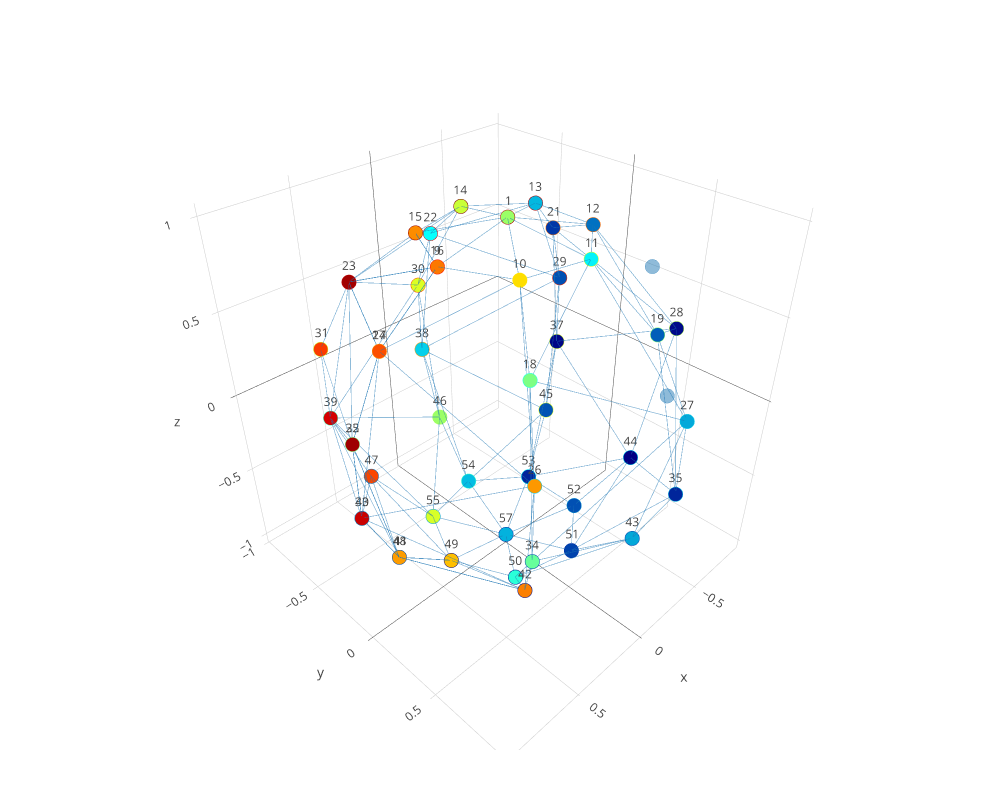

The code cell stored with this chart in its notebook:
### Markdown cell above
Now let' see the most persistent feature in $H_2$ (There's only 1 in this case).
<br>
We can see below a collection of 2-simplices. notice how although it looks like an n-dimensional polygon, it's not. Eirene shows an $h_2$ representative cycle, it's not a single traingle of a single polygon, but rather a mesh of triangles that form a closed surface. It’s typically a whole set of triangles whose boundary collectively cancels out. where the boundary 
$$
\partial_k \bigl[\sigma]
  \;=\;
  \sum_{i=0}^k (-1)^i 
  \bigl[\,v_0, \dots, \hat{v_i}, \dots, v_k\bigr].
$$

For a 2-simplex, the boundary is:

$$
\partial_2 \bigl[\,v_0, v_1, v_2\bigr]
  \;=\;
  [v_1, v_2] \;-\; [v_0, v_2] \;+\; [v_0, v_1].
$$

if zoomed in, you will see that each dot point will form a triangle + we can check using our barcode function

### Code cell
p = plotclassrep_pjs(PH,dim=2,class=1)

### Figure 1 — Plotly figure (JSON) as saved in the notebook; plotly's stock layout.template omitted (floating-point values rounded to 4 significant figures)
{"data": [{"autocolorscale": false, "marker": {"cmax": 1, "cmin": 0, "color": [0.9716, 0.7978, 0.8489, 0.7573, 1, 0.7225, 0.6881, 0.7379, 0.6577, 0.9529, 0.9684, 0.4954, 0.9656, 0.4118, 0.9182, 0.924, 0.5863, 0.7502, 0.8063, 0.5236, 0.2758, 0.5714, 0.3587, 0.1342, 0.2916, 0.7257, 0.8179, 0.4731, 0.2838, 0.9135, 0.1926, 0.1509, 0.07565, 0.168, 0.376, 0.2616, 0.5251, 0.1139, 0, 0.265, 0.1528, 0.0773, 0.5898, 0.3151, 0.1488, 0.01987, 0.00993], "colorscale": "Jet", "line": {"color": [0.6056, 0.7343, 0.9446, 0.8585, 0.09091, 0.144, 0, 0.98, 0.6493, 0.3248, 0.4938, 0.3947, 0.9331, 0.01353, 0.2421, 0.2313, 0.2519, 0.01989, 0.1973, 0.9548, 0.1035, 1, 0.6114, 0.1022, 0.4239, 0.3115, 0.5756, 0.1362, 0.954, 0.4388, 0.771, 0.2272, 0.3477, 0.5056, 0.9002, 0.1355, 0.5358, 0.7636, 0.3098, 0.3064, 0.5932, 0.278, 0.8023, 0.731, 0.8257, 0.5522, 0.5891], "colorscale": "Jet", "width": 2}, "opacity": 1, "size": 5, "symbol": "circle"}, "mode": "markers+text", "text": ["17", "24", "9", "16", "48", "41", "49", "15", "10", "25", "32", "18", "23", "50", "40", "33", "55", "42", "47", "1", "57", "14", "11", "51", "54", "26", "31", "34", "13", "39", "12", "52", "53", "19", "22", "43", "46", "21", "44", "27", "45", "35", "30", "38", "29", "28", "37"], "type": "scatter3d", "x": [0.7818, 0.7818, 0.4339, 0.4339, 0.7818, 0.7818, 0.4339, 0.2705, 0.2705, 0.9749, 0.9749, 0.4875, 0.4875, 0.2705, 0.9749, 0.9749, 0.2705, 0.4875, 0.4875, 0, 1.225e-16, -0.09655, -0.09655, -0.09655, -0.09655, 0.6079, 0.6079, 0.6079, -0.3909, 0.6079, -0.3909, -0.3909, -0.3909, -0.174, -0.174, -0.174, -0.174, -0.7044, -0.7044, -0.2169, -0.7044, -0.2169, -0.2169, -0.2169, -0.8784, -0.8784, -0.8784], "y": [0, -1.915e-16, 0, -1.063e-16, -1.915e-16, 0, 0, -0.3392, 0.3392, 0, -2.388e-16, 0.6113, -0.6113, 0.3392, -2.388e-16, 0, -0.3392, 0.6113, -0.6113, 0, 0, -0.423, 0.423, 0.423, -0.423, 0.7622, -0.7622, 0.7622, -0.1883, -0.7622, 0.1883, 0.1883, -0.1883, 0.7622, -0.7622, 0.7622, -0.7622, -0.3392, 0.3392, 0.9505, -0.3392, 0.9505, -0.9505, -0.9505, -0.423, 0.423, -0.423], "z": [0.6235, 0.6235, 0.901, 0.901, -0.6235, -0.6235, -0.901, 0.901, 0.901, 0.2225, 0.2225, 0.6235, 0.6235, -0.901, -0.2225, -0.2225, -0.901, -0.6235, -0.6235, 1, -1, 0.901, 0.901, -0.901, -0.901, 0.2225, 0.2225, -0.2225, 0.901, -0.2225, 0.901, -0.901, -0.901, 0.6235, 0.6235, -0.6235, -0.6235, 0.6235, -0.6235, 0.2225, -0.6235, -0.2225, 0.2225, -0.2225, 0.2225, 0.2225, -0.2225]}, {"autocolorscale": false, "marker": {"color": "rgb(31,119,180)", "line": {"color": "rgb(31,119,180)", "width": 2}, "opacity": 0.5, "size": 5, "symbol": "circle"}, "mode": "markers", "text": ["56", "2", "3", "4", "5", "6", "7", "8", "58", "63", "64", "59", "62", "60", "61", "20", "36"], "type": "scatter3d", "x": [0.4339, 0, 0, 0, 0, 0, 0, 0, 7.636e-17, 7.636e-17, 1.225e-16, -2.725e-17, -2.725e-17, -1.103e-16, -1.103e-16, -0.7044, -0.8784], "y": [-1.063e-16, 0, 0, 0, 0, 0, 0, 0, 9.575e-17, -9.575e-17, -3e-32, 1.194e-16, -1.194e-16, 5.314e-17, -5.314e-17, 0.3392, 0.423], "z": [-0.901, 1, 1, 1, 1, 1, 1, 1, -1, -1, -1, -1, -1, -1, -1, 0.6235, -0.2225]}, {"line": {"color": "#1f77b4", "width": 1.5}, "mode": "lines", "name": "Dim 1 Faces", "opacity": 0.5, "type": "scatter3d", "x": [0, 0.4339], "y": [0, 0], "z": [1, 0.901]}, {"line": {"color": "#1f77b4", "width": 1.5}, "mode": "lines", "name": "edge (1,10)", "opacity": 0.5, "showlegend": false, "type": "scatter3d", "x": [0, 0.2705], "y": [0, 0.3392], "z": [1, 0.901]}, {"line": {"color": "#1f77b4", "width": 1.5}, "mode": "lines", "name": "edge (1,11)", "opacity": 0.5, "showlegend": false, "type": "scatter3d", "x": [0, -0.09655], "y": [0, 0.423], "z": [1, 0.901]}, {"line": {"color": "#1f77b4", "width": 1.5}, "mode": "lines", "name": "edge (1,12)", "opacity": 0.5, "showlegend": false, "type": "scatter3d", "x": [0, -0.3909], "y": [0, 0.1883], "z": [1, 0.901]}, {"line": {"color": "#1f77b4", "width": 1.5}, "mode": "lines", "name": "edge (1,13)", "opacity": 0.5, "showlegend": false, "type": "scatter3d", "x": [0, -0.3909], "y": [0, -0.1883], "z": [1, 0.901]}, {"line": {"color": "#1f77b4", "width": 1.5}, "mode": "lines", "name": "edge (1,14)", "opacity": 0.5, "showlegend": false, "type": "scatter3d", "x": [0, -0.09655], "y": [0, -0.423], "z": [1, 0.901]}, {"line": {"color": "#1f77b4", "width": 1.5}, "mode": "lines", "name": "edge (1,15)", "opacity": 0.5, "showlegend": false, "type": "scatter3d", "x": [0, 0.2705], "y": [0, -0.3392], "z": [1, 0.901]}, {"line": {"color": "#1f77b4", "width": 1.5}, "mode": "lines", "name": "edge (9,10)", "opacity": 0.5, "showlegend": false, "type": "scatter3d", "x": [0.4339, 0.2705], "y": [0, 0.3392], "z": [0.901, 0.901]}, {"line": {"color": "#1f77b4", "width": 1.5}, "mode": "lines", "name": "edge (9,15)", "opacity": 0.5, "showlegend": false, "type": "scatter3d", "x": [0.4339, 0.2705], "y": [0, -0.3392], "z": [0.901, 0.901]}, {"line": {"color": "#1f77b4", "width": 1.5}, "mode": "lines", "name": "edge (9,16)", "opacity": 0.5, "showlegend": false, "type": "scatter3d", "x": [0.4339, 0.4339], "y": [0, -1.063e-16], "z": [0.901, 0.901]}, {"line": {"color": "#1f77b4", "width": 1.5}, "mode": "lines", "name": "edge (9,17)", "opacity": 0.5, "showlegend": false, "type": "scatter3d", "x": [0.4339, 0.7818], "y": [0, 0], "z": [0.901, 0.6235]}, {"line": {"color": "#1f77b4", "width": 1.5}, "mode": "lines", "name": "edge (9,23)", "opacity": 0.5, "showlegend": false, "type": "scatter3d", "x": [0.4339, 0.4875], "y": [0, -0.6113], "z": [0.901, 0.6235]}, {"line": {"color": "#1f77b4", "width": 1.5}, "mode": "lines", "name": "edge (9,24)", "opacity": 0.5, "showlegend": false, "type": "scatter3d", "x": [0.4339, 0.7818], "y": [0, -1.915e-16], "z": [0.901, 0.6235]}, {"line": {"color": "#1f77b4", "width": 1.5}, "mode": "lines", "name": "edge (10,11)", "opacity": 0.5, "showlegend": false, "type": "scatter3d", "x": [0.2705, -0.09655], "y": [0.3392, 0.423], "z": [0.901, 0.901]}, {"line": {"color": "#1f77b4", "width": 1.5}, "mode": "lines", "name": "edge (10,17)", "opacity": 0.5, "showlegend": false, "type": "scatter3d", "x": [0.2705, 0.7818], "y": [0.3392, 0], "z": [0.901, 0.6235]}, {"line": {"color": "#1f77b4", "width": 1.5}, "mode": "lines", "name": "edge (10,18)", "opacity": 0.5, "showlegend": false, "type": "scatter3d", "x": [0.2705, 0.4875], "y": [0.3392, 0.6113], "z": [0.901, 0.6235]}, {"line": {"color": "#1f77b4", "width": 1.5}, "mode": "lines", "name": "edge (10,26)", "opacity": 0.5, "showlegend": false, "type": "scatter3d", "x": [0.2705, 0.6079], "y": [0.3392, 0.7622], "z": [0.901, 0.2225]}, {"line": {"color": "#1f77b4", "width": 1.5}, "mode": "lines", "name": "edge (11,12)", "opacity": 0.5, "showlegend": false, "type": "scatter3d", "x": [-0.09655, -0.3909], "y": [0.423, 0.1883], "z": [0.901, 0.901]}, {"line": {"color": "#1f77b4", "width": 1.5}, "mode": "lines", "name": "edge (11,18)", "opacity": 0.5, "showlegend": false, "type": "scatter3d", "x": [-0.09655, 0.4875], "y": [0.423, 0.6113], "z": [0.901, 0.6235]}, {"line": {"color": "#1f77b4", "width": 1.5}, "mode": "lines", "name": "edge (11,19)", "opacity": 0.5, "showlegend": false, "type": "scatter3d", "x": [-0.09655, -0.174], "y": [0.423, 0.7622], "z": [0.901, 0.6235]}, {"line": {"color": "#1f77b4", "width": 1.5}, "mode": "lines", "name": "edge (11,27)", "opacity": 0.5, "showlegend": false, "type": "scatter3d", "x": [-0.09655, -0.2169], "y": [0.423, 0.9505], "z": [0.901, 0.2225]}, {"line": {"color": "#1f77b4", "width": 1.5}, "mode": "lines", "name": "edge (12,13)", "opacity": 0.5, "showlegend": false, "type": "scatter3d", "x": [-0.3909, -0.3909], "y": [0.1883, -0.1883], "z": [0.901, 0.901]}, {"line": {"color": "#1f77b4", "width": 1.5}, "mode": "lines", "name": "edge (12,19)", "opacity": 0.5, "showlegend": false, "type": "scatter3d", "x": [-0.3909, -0.174], "y": [0.1883, 0.7622], "z": [0.901, 0.6235]}, {"line": {"color": "#1f77b4", "width": 1.5}, "mode": "lines", "name": "edge (12,21)", "opacity": 0.5, "showlegend": false, "type": "scatter3d", "x": [-0.3909, -0.7044], "y": [0.1883, -0.3392], "z": [0.901, 0.6235]}, {"line": {"color": "#1f77b4", "width": 1.5}, "mode": "lines", "name": "edge (12,28)", "opacity": 0.5, "showlegend": false, "type": "scatter3d", "x": [-0.3909, -0.8784], "y": [0.1883, 0.423], "z": [0.901, 0.2225]}, {"line": {"color": "#1f77b4", "width": 1.5}, "mode": "lines", "name": "edge (13,14)", "opacity": 0.5, "showlegend": false, "type": "scatter3d", "x": [-0.3909, -0.09655], "y": [-0.1883, -0.423], "z": [0.901, 0.901]}, {"line": {"color": "#1f77b4", "width": 1.5}, "mode": "lines", "name": "edge (13,21)", "opacity": 0.5, "showlegend": false, "type": "scatter3d", "x": [-0.3909, -0.7044], "y": [-0.1883, -0.3392], "z": [0.901, 0.6235]}, {"line": {"color": "#1f77b4", "width": 1.5}, "mode": "lines", "name": "edge (13,22)", "opacity": 0.5, "showlegend": false, "type": "scatter3d", "x": [-0.3909, -0.174], "y": [-0.1883, -0.7622], "z": [0.901, 0.6235]}, {"line": {"color": "#1f77b4", "width": 1.5}, "mode": "lines", "name": "edge (13,29)", "opacity": 0.5, "showlegend": false, "type": "scatter3d", "x": [-0.3909, -0.8784], "y": [-0.1883, -0.423], "z": [0.901, 0.2225]}, {"line": {"color": "#1f77b4", "width": 1.5}, "mode": "lines", "name": "edge (14,15)", "opacity": 0.5, "showlegend": false, "type": "scatter3d", "x": [-0.09655, 0.2705], "y": [-0.423, -0.3392], "z": [0.901, 0.901]}, {"line": {"color": "#1f77b4", "width": 1.5}, "mode": "lines", "name": "edge (14,22)", "opacity": 0.5, "showlegend": false, "type": "scatter3d", "x": [-0.09655, -0.174], "y": [-0.423, -0.7622], "z": [0.901, 0.6235]}, {"line": {"color": "#1f77b4", "width": 1.5}, "mode": "lines", "name": "edge (14,23)", "opacity": 0.5, "showlegend": false, "type": "scatter3d", "x": [-0.09655, 0.4875], "y": [-0.423, -0.6113], "z": [0.901, 0.6235]}, {"line": {"color": "#1f77b4", "width": 1.5}, "mode": "lines", "name": "edge (14,30)", "opacity": 0.5, "showlegend": false, "type": "scatter3d", "x": [-0.09655, -0.2169], "y": [-0.423, -0.9505], "z": [0.901, 0.2225]}, {"line": {"color": "#1f77b4", "width": 1.5}, "mode": "lines", "name": "edge (15,16)", "opacity": 0.5, "showlegend": false, "type": "scatter3d", "x": [0.2705, 0.4339], "y": [-0.3392, -1.063e-16], "z": [0.901, 0.901]}, {"line": {"color": "#1f77b4", "width": 1.5}, "mode": "lines", "name": "edge (15,23)", "opacity": 0.5, "showlegend": false, "type": "scatter3d", "x": [0.2705, 0.4875], "y": [-0.3392, -0.6113], "z": [0.901, 0.6235]}, {"line": {"color": "#1f77b4", "width": 1.5}, "mode": "lines", "name": "edge (16,23)", "opacity": 0.5, "showlegend": false, "type": "scatter3d", "x": [0.4339, 0.4875], "y": [-1.063e-16, -0.6113], "z": [0.901, 0.6235]}, {"line": {"color": "#1f77b4", "width": 1.5}, "mode": "lines", "name": "edge (17,23)", "opacity": 0.5, "showlegend": false, "type": "scatter3d", "x": [0.7818, 0.4875], "y": [0, -0.6113], "z": [0.6235, 0.6235]}, {"line": {"color": "#1f77b4", "width": 1.5}, "mode": "lines", "name": "edge (17,24)", "opacity": 0.5, "showlegend": false, "type": "scatter3d", "x": [0.7818, 0.7818], "y": [0, -1.915e-16], "z": [0.6235, 0.6235]}, {"line": {"color": "#1f77b4", "width": 1.5}, "mode": "lines", "name": "edge (17,25)", "opacity": 0.5, "showlegend": false, "type": "scatter3d", "x": [0.7818, 0.9749], "y": [0, 0], "z": [0.6235, 0.2225]}, {"line": {"color": "#1f77b4", "width": 1.5}, "mode": "lines", "name": "edge (17,26)", "opacity": 0.5, "showlegend": false, "type": "scatter3d", "x": [0.7818, 0.6079], "y": [0, 0.7622], "z": [0.6235, 0.2225]}, {"line": {"color": "#1f77b4", "width": 1.5}, "mode": "lines", "name": "edge (17,32)", "opacity": 0.5, "showlegend": false, "type": "scatter3d", "x": [0.7818, 0.9749], "y": [0, -2.388e-16], "z": [0.6235, 0.2225]}, {"line": {"color": "#1f77b4", "width": 1.5}, "mode": "lines", "name": "edge (17,33)", "opacity": 0.5, "showlegend": false, "type": "scatter3d", "x": [0.7818, 0.9749], "y": [0, 0], "z": [0.6235, -0.2225]}, {"line": {"color": "#1f77b4", "width": 1.5}, "mode": "lines", "name": "edge (18,26)", "opacity": 0.5, "showlegend": false, "type": "scatter3d", "x": [0.4875, 0.6079], "y": [0.6113, 0.7622], "z": [0.6235, 0.2225]}, {"line": {"color": "#1f77b4", "width": 1.5}, "mode": "lines", "name": "edge (18,27)", "opacity": 0.5, "showlegend": false, "type": "scatter3d", "x": [0.4875, -0.2169], "y": [0.6113, 0.9505], "z": [0.6235, 0.2225]}, {"line": {"color": "#1f77b4", "width": 1.5}, "mode": "lines", "name": "edge (18,34)", "opacity": 0.5, "showlegend": false, "type": "scatter3d", "x": [0.4875, 0.6079], "y": [0.6113, 0.7622], "z": [0.6235, -0.2225]}, {"line": {"color": "#1f77b4", "width": 1.5}, "mode": "lines", "name": "edge (19,27)", "opacity": 0.5, "showlegend": false, "type": "scatter3d", "x": [-0.174, -0.2169], "y": [0.7622, 0.9505], "z": [0.6235, 0.2225]}, {"line": {"color": "#1f77b4", "width": 1.5}, "mode": "lines", "name": "edge (19,28)", "opacity": 0.5, "showlegend": false, "type": "scatter3d", "x": [-0.174, -0.8784], "y": [0.7622, 0.423], "z": [0.6235, 0.2225]}, {"line": {"color": "#1f77b4", "width": 1.5}, "mode": "lines", "name": "edge (19,35)", "opacity": 0.5, "showlegend": false, "type": "scatter3d", "x": [-0.174, -0.2169], "y": [0.7622, 0.9505], "z": [0.6235, -0.2225]}, {"line": {"color": "#1f77b4", "width": 1.5}, "mode": "lines", "name": "edge (21,28)", "opacity": 0.5, "showlegend": false, "type": "scatter3d", "x": [-0.7044, -0.8784], "y": [-0.3392, 0.423], "z": [0.6235, 0.2225]}, {"line": {"color": "#1f77b4", "width": 1.5}, "mode": "lines", "name": "edge (21,29)", "opacity": 0.5, "showlegend": false, "type": "scatter3d", "x": [-0.7044, -0.8784], "y": [-0.3392, -0.423], "z": [0.6235, 0.2225]}, {"line": {"color": "#1f77b4", "width": 1.5}, "mode": "lines", "name": "edge (21,37)", "opacity": 0.5, "showlegend": false, "type": "scatter3d", "x": [-0.7044, -0.8784], "y": [-0.3392, -0.423], "z": [0.6235, -0.2225]}, {"line": {"color": "#1f77b4", "width": 1.5}, "mode": "lines", "name": "edge (22,29)", "opacity": 0.5, "showlegend": false, "type": "scatter3d", "x": [-0.174, -0.8784], "y": [-0.7622, -0.423], "z": [0.6235, 0.2225]}, {"line": {"color": "#1f77b4", "width": 1.5}, "mode": "lines", "name": "edge (22,30)", "opacity": 0.5, "showlegend": false, "type": "scatter3d", "x": [-0.174, -0.2169], "y": [-0.7622, -0.9505], "z": [0.6235, 0.2225]}, {"line": {"color": "#1f77b4", "width": 1.5}, "mode": "lines", "name": "edge (22,38)", "opacity": 0.5, "showlegend": false, "type": "scatter3d", "x": [-0.174, -0.2169], "y": [-0.7622, -0.9505], "z": [0.6235, -0.2225]}, {"line": {"color": "#1f77b4", "width": 1.5}, "mode": "lines", "name": "edge (23,24)", "opacity": 0.5, "showlegend": false, "type": "scatter3d", "x": [0.4875, 0.7818], "y": [-0.6113, -1.915e-16], "z": [0.6235, 0.6235]}, {"line": {"color": "#1f77b4", "width": 1.5}, "mode": "lines", "name": "edge (23,30)", "opacity": 0.5, "showlegend": false, "type": "scatter3d", "x": [0.4875, -0.2169], "y": [-0.6113, -0.9505], "z": [0.6235, 0.2225]}, {"line": {"color": "#1f77b4", "width": 1.5}, "mode": "lines", "name": "edge (23,31)", "opacity": 0.5, "showlegend": false, "type": "scatter3d", "x": [0.4875, 0.6079], "y": [-0.6113, -0.7622], "z": [0.6235, 0.2225]}, {"line": {"color": "#1f77b4", "width": 1.5}, "mode": "lines", "name": "edge (23,32)", "opacity": 0.5, "showlegend": false, "type": "scatter3d", "x": [0.4875, 0.9749], "y": [-0.6113, -2.388e-16], "z": [0.6235, 0.2225]}, {"line": {"color": "#1f77b4", "width": 1.5}, "mode": "lines", "name": "edge (23,39)", "opacity": 0.5, "showlegend": false, "type": "scatter3d", "x": [0.4875, 0.6079], "y": [-0.6113, -0.7622], "z": [0.6235, -0.2225]}, {"line": {"color": "#1f77b4", "width": 1.5}, "mode": "lines", "name": "edge (25,32)", "opacity": 0.5, "showlegend": false, "type": "scatter3d", "x": [0.9749, 0.9749], "y": [0, -2.388e-16], "z": [0.2225, 0.2225]}, {"line": {"color": "#1f77b4", "width": 1.5}, "mode": "lines", "name": "edge (25,33)", "opacity": 0.5, "showlegend": false, "type": "scatter3d", "x": [0.9749, 0.9749], "y": [0, 0], "z": [0.2225, -0.2225]}, {"line": {"color": "#1f77b4", "width": 1.5}, "mode": "lines", "name": "edge (25,40)", "opacity": 0.5, "showlegend": false, "type": "scatter3d", "x": [0.9749, 0.9749], "y": [0, -2.388e-16], "z": [0.2225, -0.2225]}, {"line": {"color": "#1f77b4", "width": 1.5}, "mode": "lines", "name": "edge (25,48)", "opacity": 0.5, "showlegend": false, "type": "scatter3d", "x": [0.9749, 0.7818], "y": [0, -1.915e-16], "z": [0.2225, -0.6235]}, {"line": {"color": "#1f77b4", "width": 1.5}, "mode": "lines", "name": "edge (26,33)", "opacity": 0.5, "showlegend": false, "type": "scatter3d", "x": [0.6079, 0.9749], "y": [0.7622, 0], "z": [0.2225, -0.2225]}, {"line": {"color": "#1f77b4", "width": 1.5}, "mode": "lines", "name": "edge (26,34)", "opacity": 0.5, "showlegend": false, "type": "scatter3d", "x": [0.6079, 0.6079], "y": [0.7622, 0.7622], "z": [0.2225, -0.2225]}, {"line": {"color": "#1f77b4", "width": 1.5}, "mode": "lines", "name": "edge (26,42)", "opacity": 0.5, "showlegend": false, "type": "scatter3d", "x": [0.6079, 0.4875], "y": [0.7622, 0.6113], "z": [0.2225, -0.6235]}, {"line": {"color": "#1f77b4", "width": 1.5}, "mode": "lines", "name": "edge (27,34)", "opacity": 0.5, "showlegend": false, "type": "scatter3d", "x": [-0.2169, 0.6079], "y": [0.9505, 0.7622], "z": [0.2225, -0.2225]}, {"line": {"color": "#1f77b4", "width": 1.5}, "mode": "lines", "name": "edge (27,35)", "opacity": 0.5, "showlegend": false, "type": "scatter3d", "x": [-0.2169, -0.2169], "y": [0.9505, 0.9505], "z": [0.2225, -0.2225]}, {"line": {"color": "#1f77b4", "width": 1.5}, "mode": "lines", "name": "edge (27,43)", "opacity": 0.5, "showlegend": false, "type": "scatter3d", "x": [-0.2169, -0.174], "y": [0.9505, 0.7622], "z": [0.2225, -0.6235]}, {"line": {"color": "#1f77b4", "width": 1.5}, "mode": "lines", "name": "edge (28,35)", "opacity": 0.5, "showlegend": false, "type": "scatter3d", "x": [-0.8784, -0.2169], "y": [0.423, 0.9505], "z": [0.2225, -0.2225]}, {"line": {"color": "#1f77b4", "width": 1.5}, "mode": "lines", "name": "edge (28,37)", "opacity": 0.5, "showlegend": false, "type": "scatter3d", "x": [-0.8784, -0.8784], "y": [0.423, -0.423], "z": [0.2225, -0.2225]}, {"line": {"color": "#1f77b4", "width": 1.5}, "mode": "lines", "name": "edge (28,44)", "opacity": 0.5, "showlegend": false, "type": "scatter3d", "x": [-0.8784, -0.7044], "y": [0.423, 0.3392], "z": [0.2225, -0.6235]}, {"line": {"color": "#1f77b4", "width": 1.5}, "mode": "lines", "name": "edge (29,37)", "opacity": 0.5, "showlegend": false, "type": "scatter3d", "x": [-0.8784, -0.8784], "y": [-0.423, -0.423], "z": [0.2225, -0.2225]}, {"line": {"color": "#1f77b4", "width": 1.5}, "mode": "lines", "name": "edge (29,38)", "opacity": 0.5, "showlegend": false, "type": "scatter3d", "x": [-0.8784, -0.2169], "y": [-0.423, -0.9505], "z": [0.2225, -0.2225]}, {"line": {"color": "#1f77b4", "width": 1.5}, "mode": "lines", "name": "edge (29,45)", "opacity": 0.5, "showlegend": false, "type": "scatter3d", "x": [-0.8784, -0.7044], "y": [-0.423, -0.3392], "z": [0.2225, -0.6235]}, {"line": {"color": "#1f77b4", "width": 1.5}, "mode": "lines", "name": "edge (30,38)", "opacity": 0.5, "showlegend": false, "type": "scatter3d", "x": [-0.2169, -0.2169], "y": [-0.9505, -0.9505], "z": [0.2225, -0.2225]}, {"line": {"color": "#1f77b4", "width": 1.5}, "mode": "lines", "name": "edge (30,39)", "opacity": 0.5, "showlegend": false, "type": "scatter3d", "x": [-0.2169, 0.6079], "y": [-0.9505, -0.7622], "z": [0.2225, -0.2225]}, {"line": {"color": "#1f77b4", "width": 1.5}, "mode": "lines", "name": "edge (30,46)", "opacity": 0.5, "showlegend": false, "type": "scatter3d", "x": [-0.2169, -0.174], "y": [-0.9505, -0.7622], "z": [0.2225, -0.6235]}, {"line": {"color": "#1f77b4", "width": 1.5}, "mode": "lines", "name": "edge (31,32)", "opacity": 0.5, "showlegend": false, "type": "scatter3d", "x": [0.6079, 0.9749], "y": [-0.7622, -2.388e-16], "z": [0.2225, 0.2225]}, {"line": {"color": "#1f77b4", "width": 1.5}, "mode": "lines", "name": "edge (31,39)", "opacity": 0.5, "showlegend": false, "type": "scatter3d", "x": [0.6079, 0.6079], "y": [-0.7622, -0.7622], "z": [0.2225, -0.2225]}, {"line": {"color": "#1f77b4", "width": 1.5}, "mode": "lines", "name": "edge (32,39)", "opacity": 0.5, "showlegend": false, "type": "scatter3d", "x": [0.9749, 0.6079], "y": [-2.388e-16, -0.7622], "z": [0.2225, -0.2225]}, {"line": {"color": "#1f77b4", "width": 1.5}, "mode": "lines", "name": "edge (32,48)", "opacity": 0.5, "showlegend": false, "type": "scatter3d", "x": [0.9749, 0.7818], "y": [-2.388e-16, -1.915e-16], "z": [0.2225, -0.6235]}, {"line": {"color": "#1f77b4", "width": 1.5}, "mode": "lines", "name": "edge (33,40)", "opacity": 0.5, "showlegend": false, "type": "scatter3d", "x": [0.9749, 0.9749], "y": [0, -2.388e-16], "z": [-0.2225, -0.2225]}, {"line": {"color": "#1f77b4", "width": 1.5}, "mode": "lines", "name": "edge (33,42)", "opacity": 0.5, "showlegend": false, "type": "scatter3d", "x": [0.9749, 0.4875], "y": [0, 0.6113], "z": [-0.2225, -0.6235]}, {"line": {"color": "#1f77b4", "width": 1.5}, "mode": "lines", "name": "edge (33,48)", "opacity": 0.5, "showlegend": false, "type": "scatter3d", "x": [0.9749, 0.7818], "y": [0, -1.915e-16], "z": [-0.2225, -0.6235]}, {"line": {"color": "#1f77b4", "width": 1.5}, "mode": "lines", "name": "edge (34,42)", "opacity": 0.5, "showlegend": false, "type": "scatter3d", "x": [0.6079, 0.4875], "y": [0.7622, 0.6113], "z": [-0.2225, -0.6235]}, {"line": {"color": "#1f77b4", "width": 1.5}, "mode": "lines", "name": "edge (34,43)", "opacity": 0.5, "showlegend": false, "type": "scatter3d", "x": [0.6079, -0.174], "y": [0.7622, 0.7622], "z": [-0.2225, -0.6235]}, {"line": {"color": "#1f77b4", "width": 1.5}, "mode": "lines", "name": "edge (34,50)", "opacity": 0.5, "showlegend": false, "type": "scatter3d", "x": [0.6079, 0.2705], "y": [0.7622, 0.3392], "z": [-0.2225, -0.901]}, {"line": {"color": "#1f77b4", "width": 1.5}, "mode": "lines", "name": "edge (35,43)", "opacity": 0.5, "showlegend": false, "type": "scatter3d", "x": [-0.2169, -0.174], "y": [0.9505, 0.7622], "z": [-0.2225, -0.6235]}, {"line": {"color": "#1f77b4", "width": 1.5}, "mode": "lines", "name": "edge (35,44)", "opacity": 0.5, "showlegend": false, "type": "scatter3d", "x": [-0.2169, -0.7044], "y": [0.9505, 0.3392], "z": [-0.2225, -0.6235]}, {"line": {"color": "#1f77b4", "width": 1.5}, "mode": "lines", "name": "edge (35,51)", "opacity": 0.5, "showlegend": false, "type": "scatter3d", "x": [-0.2169, -0.09655], "y": [0.9505, 0.423], "z": [-0.2225, -0.901]}, {"line": {"color": "#1f77b4", "width": 1.5}, "mode": "lines", "name": "edge (37,44)", "opacity": 0.5, "showlegend": false, "type": "scatter3d", "x": [-0.8784, -0.7044], "y": [-0.423, 0.3392], "z": [-0.2225, -0.6235]}, {"line": {"color": "#1f77b4", "width": 1.5}, "mode": "lines", "name": "edge (37,45)", "opacity": 0.5, "showlegend": false, "type": "scatter3d", "x": [-0.8784, -0.7044], "y": [-0.423, -0.3392], "z": [-0.2225, -0.6235]}, {"line": {"color": "#1f77b4", "width": 1.5}, "mode": "lines", "name": "edge (37,53)", "opacity": 0.5, "showlegend": false, "type": "scatter3d", "x": [-0.8784, -0.3909], "y": [-0.423, -0.1883], "z": [-0.2225, -0.901]}, {"line": {"color": "#1f77b4", "width": 1.5}, "mode": "lines", "name": "edge (38,45)", "opacity": 0.5, "showlegend": false, "type": "scatter3d", "x": [-0.2169, -0.7044], "y": [-0.9505, -0.3392], "z": [-0.2225, -0.6235]}, {"line": {"color": "#1f77b4", "width": 1.5}, "mode": "lines", "name": "edge (38,46)", "opacity": 0.5, "showlegend": false, "type": "scatter3d", "x": [-0.2169, -0.174], "y": [-0.9505, -0.7622], "z": [-0.2225, -0.6235]}, {"line": {"color": "#1f77b4", "width": 1.5}, "mode": "lines", "name": "edge (38,54)", "opacity": 0.5, "showlegend": false, "type": "scatter3d", "x": [-0.2169, -0.09655], "y": [-0.9505, -0.423], "z": [-0.2225, -0.901]}, {"line": {"color": "#1f77b4", "width": 1.5}, "mode": "lines", "name": "edge (39,40)", "opacity": 0.5, "showlegend": false, "type": "scatter3d", "x": [0.6079, 0.9749], "y": [-0.7622, -2.388e-16], "z": [-0.2225, -0.2225]}, {"line": {"color": "#1f77b4", "width": 1.5}, "mode": "lines", "name": "edge (39,46)", "opacity": 0.5, "showlegend": false, "type": "scatter3d", "x": [0.6079, -0.174], "y": [-0.7622, -0.7622], "z": [-0.2225, -0.6235]}, {"line": {"color": "#1f77b4", "width": 1.5}, "mode": "lines", "name": "edge (39,47)", "opacity": 0.5, "showlegend": false, "type": "scatter3d", "x": [0.6079, 0.4875], "y": [-0.7622, -0.6113], "z": [-0.2225, -0.6235]}, {"line": {"color": "#1f77b4", "width": 1.5}, "mode": "lines", "name": "edge (39,48)", "opacity": 0.5, "showlegend": false, "type": "scatter3d", "x": [0.6079, 0.7818], "y": [-0.7622, -1.915e-16], "z": [-0.2225, -0.6235]}, {"line": {"color": "#1f77b4", "width": 1.5}, "mode": "lines", "name": "edge (39,55)", "opacity": 0.5, "showlegend": false, "type": "scatter3d", "x": [0.6079, 0.2705], "y": [-0.7622, -0.3392], "z": [-0.2225, -0.901]}, {"line": {"color": "#1f77b4", "width": 1.5}, "mode": "lines", "name": "edge (40,47)", "opacity": 0.5, "showlegend": false, "type": "scatter3d", "x": [0.9749, 0.4875], "y": [-2.388e-16, -0.6113], "z": [-0.2225, -0.6235]}, {"line": {"color": "#1f77b4", "width": 1.5}, "mode": "lines", "name": "edge (40,48)", "opacity": 0.5, "showlegend": false, "type": "scatter3d", "x": [0.9749, 0.7818], "y": [-2.388e-16, -1.915e-16], "z": [-0.2225, -0.6235]}, {"line": {"color": "#1f77b4", "width": 1.5}, "mode": "lines", "name": "edge (41,42)", "opacity": 0.5, "showlegend": false, "type": "scatter3d", "x": [0.7818, 0.4875], "y": [0, 0.6113], "z": [-0.6235, -0.6235]}, {"line": {"color": "#1f77b4", "width": 1.5}, "mode": "lines", "name": "edge (41,48)", "opacity": 0.5, "showlegend": false, "type": "scatter3d", "x": [0.7818, 0.7818], "y": [0, -1.915e-16], "z": [-0.6235, -0.6235]}, {"line": {"color": "#1f77b4", "width": 1.5}, "mode": "lines", "name": "edge (41,49)", "opacity": 0.5, "showlegend": false, "type": "scatter3d", "x": [0.7818, 0.4339], "y": [0, 0], "z": [-0.6235, -0.901]}, {"line": {"color": "#1f77b4", "width": 1.5}, "mode": "lines", "name": "edge (42,48)", "opacity": 0.5, "showlegend": false, "type": "scatter3d", "x": [0.4875, 0.7818], "y": [0.6113, -1.915e-16], "z": [-0.6235, -0.6235]}, {"line": {"color": "#1f77b4", "width": 1.5}, "mode": "lines", "name": "edge (42,49)", "opacity": 0.5, "showlegend": false, "type": "scatter3d", "x": [0.4875, 0.4339], "y": [0.6113, 0], "z": [-0.6235, -0.901]}, {"line": {"color": "#1f77b4", "width": 1.5}, "mode": "lines", "name": "edge (42,50)", "opacity": 0.5, "showlegend": false, "type": "scatter3d", "x": [0.4875, 0.2705], "y": [0.6113, 0.3392], "z": [-0.6235, -0.901]}, {"line": {"color": "#1f77b4", "width": 1.5}, "mode": "lines", "name": "edge (43,50)", "opacity": 0.5, "showlegend": false, "type": "scatter3d", "x": [-0.174, 0.2705], "y": [0.7622, 0.3392], "z": [-0.6235, -0.901]}, {"line": {"color": "#1f77b4", "width": 1.5}, "mode": "lines", "name": "edge (43,51)", "opacity": 0.5, "showlegend": false, "type": "scatter3d", "x": [-0.174, -0.09655], "y": [0.7622, 0.423], "z": [-0.6235, -0.901]}, {"line": {"color": "#1f77b4", "width": 1.5}, "mode": "lines", "name": "edge (44,51)", "opacity": 0.5, "showlegend": false, "type": "scatter3d", "x": [-0.7044, -0.09655], "y": [0.3392, 0.423], "z": [-0.6235, -0.901]}, {"line": {"color": "#1f77b4", "width": 1.5}, "mode": "lines", "name": "edge (44,52)", "opacity": 0.5, "showlegend": false, "type": "scatter3d", "x": [-0.7044, -0.3909], "y": [0.3392, 0.1883], "z": [-0.6235, -0.901]}, {"line": {"color": "#1f77b4", "width": 1.5}, "mode": "lines", "name": "edge (44,53)", "opacity": 0.5, "showlegend": false, "type": "scatter3d", "x": [-0.7044, -0.3909], "y": [0.3392, -0.1883], "z": [-0.6235, -0.901]}, {"line": {"color": "#1f77b4", "width": 1.5}, "mode": "lines", "name": "edge (45,53)", "opacity": 0.5, "showlegend": false, "type": "scatter3d", "x": [-0.7044, -0.3909], "y": [-0.3392, -0.1883], "z": [-0.6235, -0.901]}, {"line": {"color": "#1f77b4", "width": 1.5}, "mode": "lines", "name": "edge (45,54)", "opacity": 0.5, "showlegend": false, "type": "scatter3d", "x": [-0.7044, -0.09655], "y": [-0.3392, -0.423], "z": [-0.6235, -0.901]}, {"line": {"color": "#1f77b4", "width": 1.5}, "mode": "lines", "name": "edge (46,54)", "opacity": 0.5, "showlegend": false, "type": "scatter3d", "x": [-0.174, -0.09655], "y": [-0.7622, -0.423], "z": [-0.6235, -0.901]}, {"line": {"color": "#1f77b4", "width": 1.5}, "mode": "lines", "name": "edge (46,55)", "opacity": 0.5, "showlegend": false, "type": "scatter3d", "x": [-0.174, 0.2705], "y": [-0.7622, -0.3392], "z": [-0.6235, -0.901]}, {"line": {"color": "#1f77b4", "width": 1.5}, "mode": "lines", "name": "edge (47,48)", "opacity": 0.5, "showlegend": false, "type": "scatter3d", "x": [0.4875, 0.7818], "y": [-0.6113, -1.915e-16], "z": [-0.6235, -0.6235]}, {"line": {"color": "#1f77b4", "width": 1.5}, "mode": "lines", "name": "edge (47,49)", "opacity": 0.5, "showlegend": false, "type": "scatter3d", "x": [0.4875, 0.4339], "y": [-0.6113, 0], "z": [-0.6235, -0.901]}, {"line": {"color": "#1f77b4", "width": 1.5}, "mode": "lines", "name": "edge (47,55)", "opacity": 0.5, "showlegend": false, "type": "scatter3d", "x": [0.4875, 0.2705], "y": [-0.6113, -0.3392], "z": [-0.6235, -0.901]}, {"line": {"color": "#1f77b4", "width": 1.5}, "mode": "lines", "name": "edge (48,49)", "opacity": 0.5, "showlegend": false, "type": "scatter3d", "x": [0.7818, 0.4339], "y": [-1.915e-16, 0], "z": [-0.6235, -0.901]}, {"line": {"color": "#1f77b4", "width": 1.5}, "mode": "lines", "name": "edge (49,50)", "opacity": 0.5, "showlegend": false, "type": "scatter3d", "x": [0.4339, 0.2705], "y": [0, 0.3392], "z": [-0.901, -0.901]}, {"line": {"color": "#1f77b4", "width": 1.5}, "mode": "lines", "name": "edge (49,55)", "opacity": 0.5, "showlegend": false, "type": "scatter3d", "x": [0.4339, 0.2705], "y": [0, -0.3392], "z": [-0.901, -0.901]}, {"line": {"color": "#1f77b4", "width": 1.5}, "mode": "lines", "name": "edge (49,57)", "opacity": 0.5, "showlegend": false, "type": "scatter3d", "x": [0.4339, 1.225e-16], "y": [0, 0], "z": [-0.901, -1]}, {"line": {"color": "#1f77b4", "width": 1.5}, "mode": "lines", "name": "edge (50,51)", "opacity": 0.5, "showlegend": false, "type": "scatter3d", "x": [0.2705, -0.09655], "y": [0.3392, 0.423], "z": [-0.901, -0.901]}, {"line": {"color": "#1f77b4", "width": 1.5}, "mode": "lines", "name": "edge (50,57)", "opacity": 0.5, "showlegend": false, "type": "scatter3d", "x": [0.2705, 1.225e-16], "y": [0.3392, 0], "z": [-0.901, -1]}, {"line": {"color": "#1f77b4", "width": 1.5}, "mode": "lines", "name": "edge (51,52)", "opacity": 0.5, "showlegend": false, "type": "scatter3d", "x": [-0.09655, -0.3909], "y": [0.423, 0.1883], "z": [-0.901, -0.901]}, {"line": {"color": "#1f77b4", "width": 1.5}, "mode": "lines", "name": "edge (51,57)", "opacity": 0.5, "showlegend": false, "type": "scatter3d", "x": [-0.09655, 1.225e-16], "y": [0.423, 0], "z": [-0.901, -1]}, {"line": {"color": "#1f77b4", "width": 1.5}, "mode": "lines", "name": "edge (52,53)", "opacity": 0.5, "showlegend": false, "type": "scatter3d", "x": [-0.3909, -0.3909], "y": [0.1883, -0.1883], "z": [-0.901, -0.901]}, {"line": {"color": "#1f77b4", "width": 1.5}, "mode": "lines", "name": "edge (52,57)", "opacity": 0.5, "showlegend": false, "type": "scatter3d", "x": [-0.3909, 1.225e-16], "y": [0.1883, 0], "z": [-0.901, -1]}, {"line": {"color": "#1f77b4", "width": 1.5}, "mode": "lines", "name": "edge (53,54)", "opacity": 0.5, "showlegend": false, "type": "scatter3d", "x": [-0.3909, -0.09655], "y": [-0.1883, -0.423], "z": [-0.901, -0.901]}, {"line": {"color": "#1f77b4", "width": 1.5}, "mode": "lines", "name": "edge (53,57)", "opacity": 0.5, "showlegend": false, "type": "scatter3d", "x": [-0.3909, 1.225e-16], "y": [-0.1883, 0], "z": [-0.901, -1]}, {"line": {"color": "#1f77b4", "width": 1.5}, "mode": "lines", "name": "edge (54,55)", "opacity": 0.5, "showlegend": false, "type": "scatter3d", "x": [-0.09655, 0.2705], "y": [-0.423, -0.3392], "z": [-0.901, -0.901]}, {"line": {"color": "#1f77b4", "width": 1.5}, "mode": "lines", "name": "edge (54,57)", "opacity": 0.5, "showlegend": false, "type": "scatter3d", "x": [-0.09655, 1.225e-16], "y": [-0.423, 0], "z": [-0.901, -1]}, {"line": {"color": "#1f77b4", "width": 1.5}, "mode": "lines", "name": "edge (55,57)", "opacity": 0.5, "showlegend": false, "type": "scatter3d", "x": [0.2705, 1.225e-16], "y": [-0.3392, 0], "z": [-0.901, -1]}], "layout": {"height": 800, "hovermode": "closest", "margin": {"b": 50, "l": 50, "r": 50, "t": 50}, "scene": {"aspectmode": "manual", "aspectratio": {"x": 1, "y": 1.026}}, "showlegend": false, "width": 1000}}
